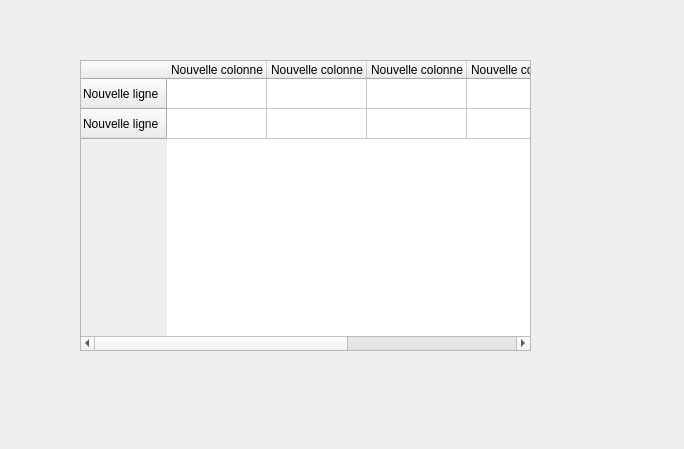
<?xml version="1.0" encoding="UTF-8"?>
<ui version="4.0">
 <class>Dialog</class>
 <widget class="QDialog" name="Dialog">
  <property name="geometry">
   <rect>
    <x>0</x>
    <y>0</y>
    <width>684</width>
    <height>449</height>
   </rect>
  </property>
  <property name="windowTitle">
   <string>Manage sequences</string>
  </property>
  <property name="layoutDirection">
   <enum>Qt::LeftToRight</enum>
  </property>
  <property name="autoFillBackground">
   <bool>false</bool>
  </property>
  <widget class="QTableWidget" name="tableWidget">
   <property name="geometry">
    <rect>
     <x>80</x>
     <y>60</y>
     <width>451</width>
     <height>291</height>
    </rect>
   </property>
   <row>
    <property name="text">
     <string>Nouvelle ligne</string>
    </property>
   </row>
   <row>
    <property name="text">
     <string>Nouvelle ligne</string>
    </property>
   </row>
   <column>
    <property name="text">
     <string>Nouvelle colonne</string>
    </property>
   </column>
   <column>
    <property name="text">
     <string>Nouvelle colonne</string>
    </property>
   </column>
   <column>
    <property name="text">
     <string>Nouvelle colonne</string>
    </property>
   </column>
   <column>
    <property name="text">
     <string>Nouvelle colonne</string>
    </property>
   </column>
   <column>
    <property name="text">
     <string>Nouvelle colonne</string>
    </property>
   </column>
   <item row="0" column="1">
    <property name="text">
     <string/>
    </property>
    <property name="checkState">
     <enum>Unchecked</enum>
    </property>
    <property name="flags">
     <set>ItemIsSelectable|ItemIsDragEnabled|ItemIsDropEnabled|ItemIsUserCheckable|ItemIsEnabled</set>
    </property>
   </item>
   <item row="0" column="2">
    <property name="flags">
     <set>ItemIsSelectable|ItemIsDragEnabled|ItemIsDropEnabled|ItemIsUserCheckable|ItemIsEnabled</set>
    </property>
   </item>
   <item row="1" column="1">
    <property name="text">
     <string/>
    </property>
   </item>
  </widget>
 </widget>
 <resources/>
 <connections/>
</ui>
